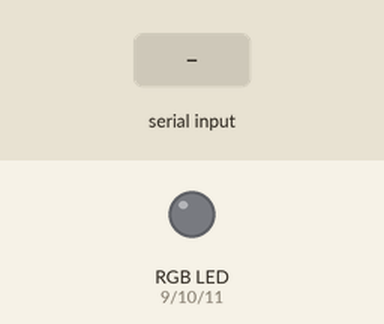
The sketch below on a simulated Arduino Uno, built with avr-gcc and run on an emulated ATmega328P. Shown: an RGB LED mixed from three pins (HIGH = lit). The inputs (shaded band) are chosen by the test bench. Dim RGB values are drawn brighter than linear.

Above: at 1.2 s.
1.3 s: "90,45,200:" received over Serial
At 4.0 s:
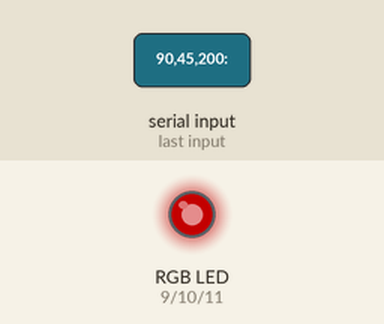
4.3 s: "30,150,10:" received over Serial
At 6.6 s:
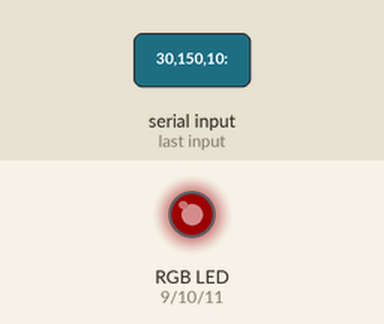
7.3 s: "200:" received over Serial
At 10.1 s:
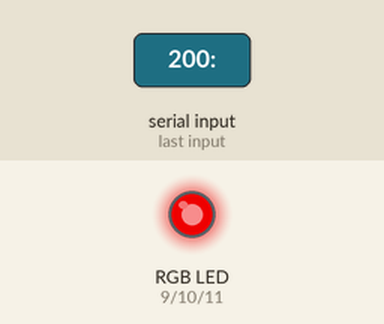
10.3 s: "90,45:" received over Serial
At 13.0 s:
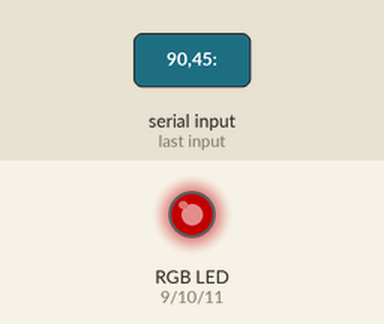
13.3 s: "30,150:" received over Serial
At 15.8 s:
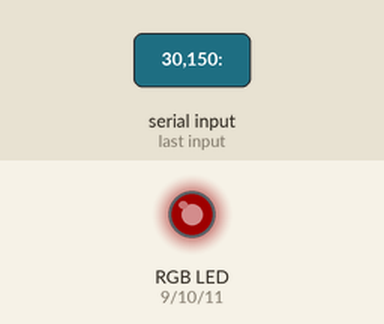
Timing chart, 0 to 17.3 s (numbered marks = the images above; inputs shaded):
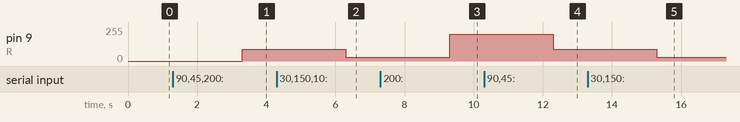

Measured:
- after the input at 1.3 s, pin 9 (R): 0/255 → 90/255 after 2.0 s
- after the input at 4.3 s, pin 9 (R): 90/255 → 30/255 after 2.0 s
- after the input at 7.3 s, pin 9 (R): 30/255 → 200/255 after 2.0 s
- after the input at 10.3 s, pin 9 (R): 200/255 → 90/255 after 2.0 s
- after the input at 13.3 s, pin 9 (R): 90/255 → 30/255 after 2.0 s

The sketch:

rgbLED_SerialMonitor.ino
```cpp
int R = 9;
int G = 10;
int B = 11;
int Rval = 255;
int Gval = 255;
int Bval = 255;
void setup() {
  // put your setup code here, to run once:
  Serial.begin(250000);
  pinMode(R, OUTPUT);
  pinMode(G, OUTPUT);
  pinMode(B, OUTPUT);
}

void loop() {
  // put your main code here, to run repeatedly:
  while (Serial.available() == 0){
}
       Rval = Serial.readStringUntil(':').toInt();
       Gval = Serial.readStringUntil(':').toInt();
       Bval = Serial.readStringUntil('\e').toInt();

       analogWrite(R, Rval);
       analogWrite(G, Gval);
       analogWrite(B, Bval);

}
```
